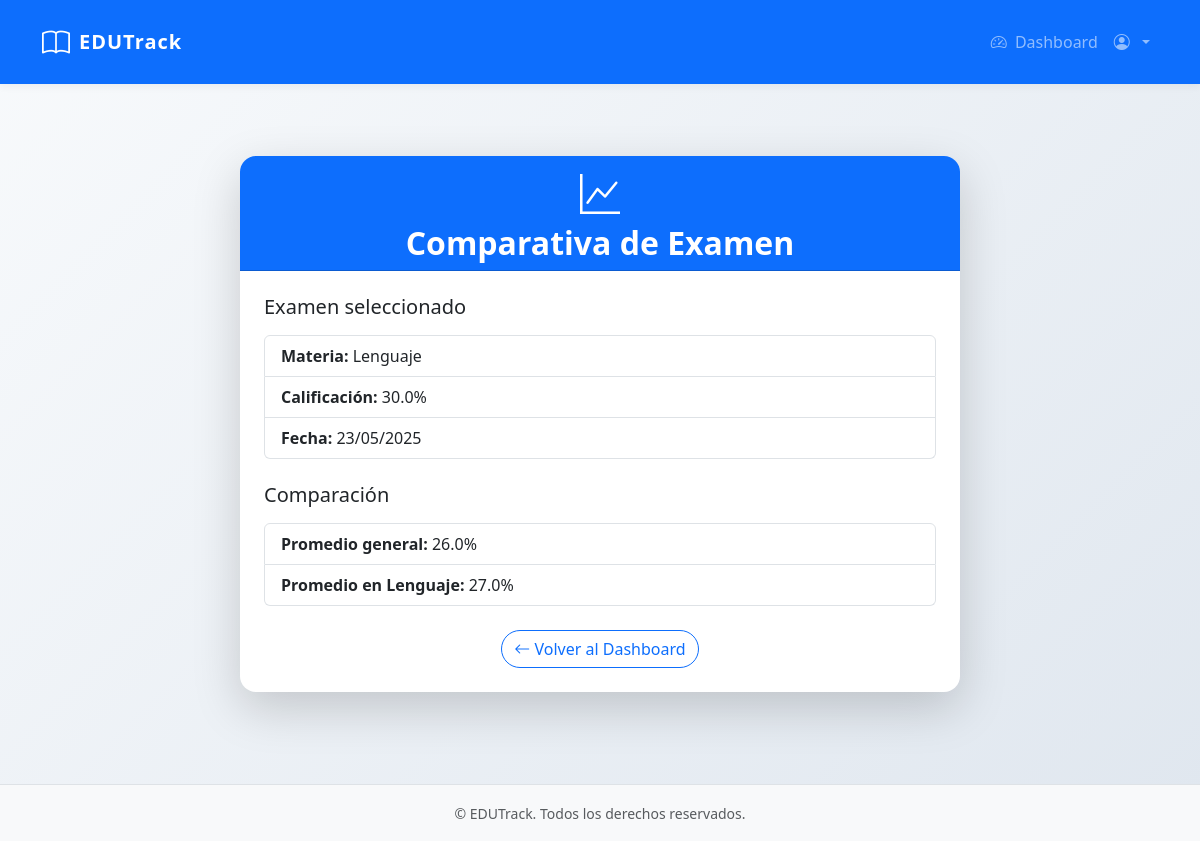
/compare_exam/1 (signed in), run on the app's committed database.
### app/models.py (models this page shows, shortened)
class Exam(db.Model):
    id = db.Column(db.Integer, primary_key=True)
    subject = db.Column(db.String(64))  # 'lenguaje', 'matematicas', 'fisica'
    score = db.Column(db.Float)
    timestamp = db.Column(db.DateTime, index=True, default=datetime.utcnow)
    user_id = db.Column(db.Integer, db.ForeignKey('user.id'))
    answers = db.relationship('Answer', backref='exam', lazy='dynamic')

### app/routes.py (the view)
@main_bp.route('/compare_exam/<int:exam_id>')
@login_required
def compare_exam(exam_id):
    exam = Exam.query.get_or_404(exam_id)
    user_exams = Exam.query.filter_by(user_id=current_user.id).all()
    subject_exams = [e for e in user_exams if e.subject == exam.subject]
    overall_average = sum(e.score for e in user_exams) / len(user_exams) if user_exams else 0
    subject_average = sum(e.score for e in subject_exams) / len(subject_exams) if subject_exams else 0
    return render_template(
        'compare_exam.html',
        exam=exam,
        overall_average=overall_average,
        subject_average=subject_average
    )

### app/__init__.py (called while the page is built)
def create_app():
    app = Flask(__name__, static_folder="static")
    app.config.from_object('config.Config')
    db.init_app(app)
    login_manager.init_app(app)
    mail.init_app(app)
    login_manager.login_view = 'main.login'
    from app.routes import main_bp
    app.register_blueprint(main_bp)
    @login_manager.user_loader
    def load_user(id):
        from app.models import User
        return User.query.get(int(id))
    return app

### app/templates/compare_exam.html (shortened to what this page needs)
{% extends "base.html" %}
{% block content %}
<div class="container py-5">
    <div class="row justify-content-center">
        <div class="col-md-8">
            <div class="card shadow-lg border-0 rounded-4">
                <div class="card-header bg-primary text-white text-center rounded-top-4">
                    <i class="bi bi-graph-up fs-1 mb-2"></i>
                    <h2 class="mb-0 fw-bold">Comparativa de Examen</h2>
                </div>
                <div class="card-body p-4">
                    <h5 class="mb-3">Examen seleccionado</h5>
                    <ul class="list-group mb-4">
                        <li class="list-group-item"><strong>Materia:</strong> {{ exam.subject.capitalize() }}</li>
                        <li class="list-group-item"><strong>Calificación:</strong> {{ "%.1f"|format(exam.score) }}%</li>
                        <li class="list-group-item"><strong>Fecha:</strong> {{ exam.timestamp.strftime('%d/%m/%Y') }}</li>
                    </ul>
                    <h5 class="mb-3">Comparación</h5>
                    <ul class="list-group">
                        <li class="list-group-item">
                            <strong>Promedio general:</strong> {{ "%.1f"|format(overall_average) }}%
                        </li>
                        <li class="list-group-item">
                            <strong>Promedio en {{ exam.subject.capitalize() }}:</strong> {{ "%.1f"|format(subject_average) }}%
                        </li>
                    </ul>
                    <div class="text-center mt-4">
                        <a href="{{ url_for('main.dashboard') }}" class="btn btn-outline-primary rounded-pill">
                            <i class="bi bi-arrow-left"></i> Volver al Dashboard
                        </a>
                    </div>
                </div>
            </div>
        </div>
    </div>
</div>
{% endblock %}

### app/static/css/styles.css (style rules this page uses)
body { height: 100vh; }
.card { margin-bottom: 20px; box-shadow: 0 0.125rem 0.25rem rgba(0, 0, 0, 0.075); }
.card-header { font-weight: bold; }
.container { height: 100%; }

### app/templates/base.html (style rules this page uses)
body { background: linear-gradient(135deg, #f8fafc 0%, #e0e7ef 100%); }

### data on the page
Exam: subject "Lenguaje", score "30.0", timestamp "23/05/2025"

### other printed values
{{ "%.1f"|format(overall_average) }} "26.0"
{{ "%.1f"|format(subject_average) }} "27.0"
